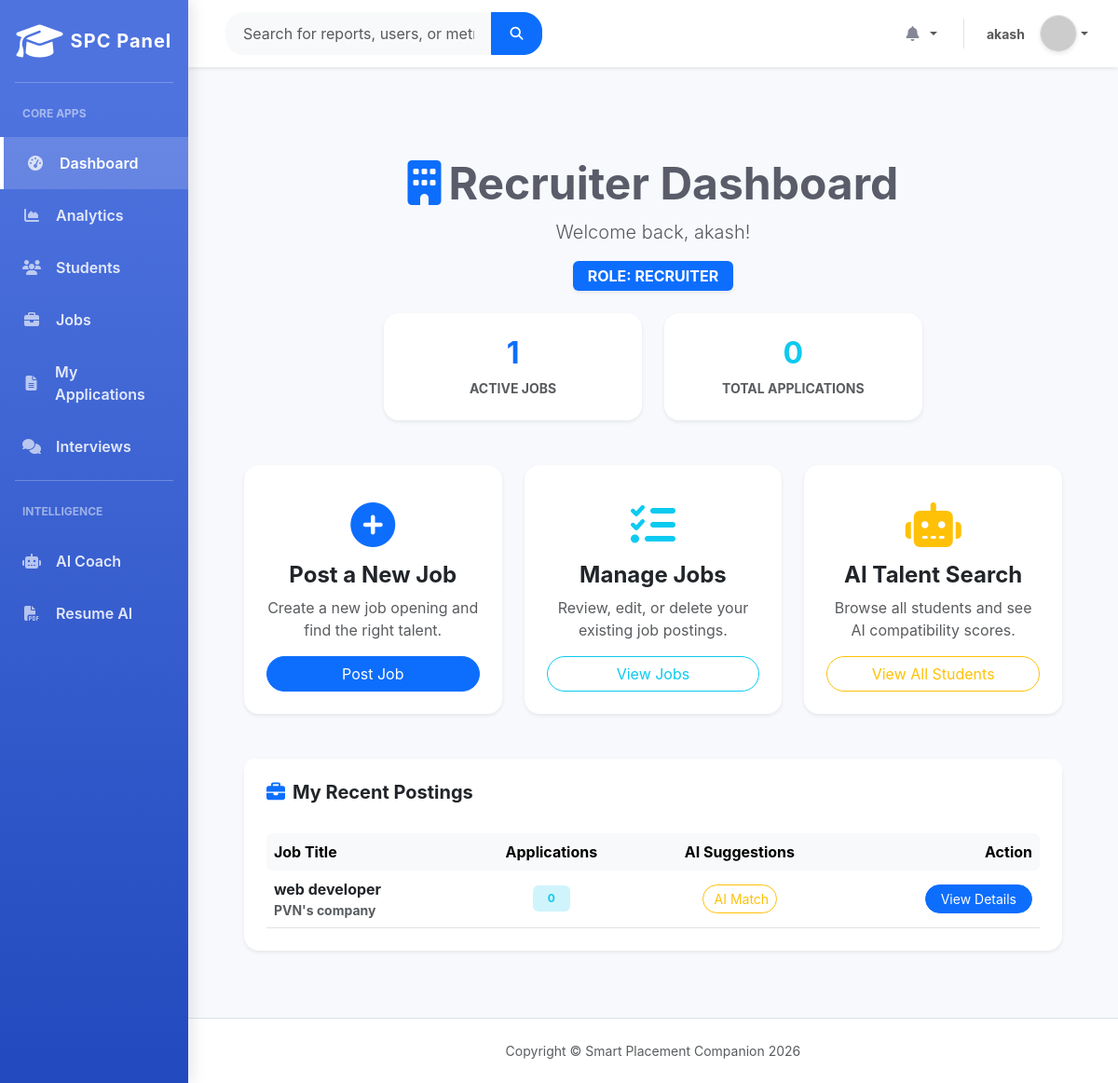
Screenshot of /students/recruiter/dashboard/ (signed in) with the database file from the repository.
### students/models.py (models this page shows, shortened)
class Job(models.Model):
    title = models.CharField(max_length=150)
    company = models.CharField(max_length=150)
    description = models.TextField()
    required_cgpa = models.DecimalField(max_digits=4, decimal_places=2, default=0.00)
    required_skills = models.TextField(help_text="Comma separated skills")
    location = models.CharField(max_length=200, blank=True)
    salary = models.CharField(max_length=100, blank=True)
    deadline = models.DateField()
    created_at = models.DateTimeField(auto_now_add=True)

### students/views.py (the view)
        @login_required
        def wrapper(request, *args, **kwargs):
            if request.user.is_superuser:
                return fn(request, *args, **kwargs)
            if hasattr(request.user, 'profile') and request.user.profile.role in roles:
                return fn(request, *args, **kwargs)
            return HttpResponseForbidden('You do not have permission to view this page.')

### students/models.py (called while the page is built)
    @property
    def unread_notifications_count(self):
        return self.user.notifications.filter(is_read=False).count()

### students/views.py (called while the page is built)
def role_required(*roles):
    def decorator(fn):
        @login_required
        def wrapper(request, *args, **kwargs):
            if request.user.is_superuser:
                return fn(request, *args, **kwargs)
            if hasattr(request.user, 'profile') and request.user.profile.role in roles:
                return fn(request, *args, **kwargs)
            return HttpResponseForbidden('You do not have permission to view this page.')
        return wrapper
    return decorator

@login_required
@role_required('recruiter')
def recruiter_dashboard(request):
    from .models import Job, Application
    total_jobs = Job.objects.count()
    total_applications = Application.objects.count()
    latest_jobs = Job.objects.order_by('-created_at')[:5]
    context = {
        'total_jobs': total_jobs,
        'total_applications': total_applications,
        'latest_jobs': latest_jobs,
    }
    return render(request, 'dashboards/recruiter_dashboard.html', context)

### templates/dashboards/recruiter_dashboard.html (shortened to what this page needs)
{% extends 'base.html' %}
{% block content %}
<div class="container mt-5 fade-in-up">
    <div class="row mb-4">
        <div class="col-md-8 mx-auto text-center">
            <h2 class="display-5 fw-bold"><i class="fa-solid fa-building text-primary me-2"></i>Recruiter Dashboard</h2>
            <p class="lead text-muted">Welcome back, {{ request.user.username }}!</p>
            <span class="badge bg-primary fs-6 py-2 px-3 shadow-sm text-uppercase letter-spacing-1">Role: Recruiter</span>
        </div>
    </div>
    <div class="row g-4 justify-content-center mb-5">
        <div class="col-md-4">
            <div class="card bg-white shadow-sm border-0 rounded-4 p-4 text-center">
                <h2 class="text-primary fw-bold">{{ total_jobs }}</h2>
                <div class="text-muted small text-uppercase fw-bold">Active Jobs</div>
            </div>
        </div>
        <div class="col-md-4">
            <div class="card bg-white shadow-sm border-0 rounded-4 p-4 text-center">
                <h2 class="text-info fw-bold">{{ total_applications }}</h2>
                <div class="text-muted small text-uppercase fw-bold">Total Applications</div>
            </div>
        </div>
    </div>
    <div class="row g-4 justify-content-center">
        <div class="col-md-4">
            <div class="card h-100 shadow-sm border-0 rounded-4 text-center p-4">
                <i class="fa-solid fa-plus-circle text-primary mt-3 mb-3" style="font-size: 3rem;"></i>
                <h4 class="fw-bold">Post a New Job</h4>
                <p class="text-muted">Create a new job opening and find the right talent.</p>
                <a href="{% url 'students:add_job' %}" class="btn btn-primary rounded-pill mt-auto">Post Job</a>
            </div>
        </div>
        <div class="col-md-4">
            <div class="card h-100 shadow-sm border-0 rounded-4 text-center p-4">
                <i class="fa-solid fa-list-check text-info mt-3 mb-3" style="font-size: 3rem;"></i>
                <h4 class="fw-bold">Manage Jobs</h4>
                <p class="text-muted">Review, edit, or delete your existing job postings.</p>
                <a href="{% url 'students:job_list' %}" class="btn btn-outline-info rounded-pill mt-auto">View Jobs</a>
            </div>
        </div>
        <div class="col-md-4">
            <div class="card h-100 shadow-sm border-0 rounded-4 text-center p-4">
                <i class="fa-solid fa-robot text-warning mt-3 mb-3" style="font-size: 3rem;"></i>
                <h4 class="fw-bold">AI Talent Search</h4>
                <p class="text-muted">Browse all students and see AI compatibility scores.</p>
                <a href="{% url 'students:all_students_list' %}" class="btn btn-outline-warning rounded-pill mt-auto">View All Students</a>
            </div>
        </div>
    </div>
    {% if latest_jobs %}
    <div class="row mt-5 mb-5 fade-in-up" style="animation-delay: 0.3s;">
        <div class="col-12">
            <div class="card border-0 shadow-sm rounded-4">
                <div class="card-header bg-white border-0 pt-4 pb-0 px-4">
                    <h5 class="fw-bold text-dark"><i class="fas fa-briefcase text-primary me-2"></i>My Recent Postings</h5>
                </div>
                <div class="card-body p-4">
                    <div class="table-responsive">
                        <table class="table table-hover align-middle mb-0">
                            <thead class="table-light">
                                <tr>
                                    <th class="border-0 rounded-start">Job Title</th>
                                    <th class="border-0 text-center">Applications</th>
                                    <th class="border-0 text-center">AI Suggestions</th>
                                    <th class="border-0 rounded-end text-end">Action</th>
                                </tr>
                            </thead>
                            <tbody>
                                {% for job in latest_jobs %}
                                <tr>
                                    <td class="fw-bold text-dark">
                                        {{ job.title }}
                                        <div class="small text-muted">{{ job.company }}</div>
                                    </td>
                                    <td class="text-center">
                                        <span class="badge bg-info-subtle text-info px-3 py-2">{{ job.applications.count }}</span>
                                    </td>
                                    <td class="text-center">
                                        <a href="{% url 'students:recruiter_job_candidates' job.id %}" class="btn btn-sm btn-outline-warning rounded-pill">
                                            AI Match
                                        </a>
                                    </td>
                                    <td class="text-end">
                                        <a href="{% url 'students:job_detail' job.id %}" class="btn btn-sm btn-primary rounded-pill px-3">View Details</a>
                                    </td>
                                </tr>
                                {% endfor %}
                            </tbody>
                        </table>
                    </div>
                </div>
            </div>
        </div>
    </div>
    {% endif %}
</div>
{% endblock %}

### templates/includes/navbar.html (shortened to what this page needs)
<nav class="navbar navbar-expand w-100 navbar-light bg-white topbar mb-4 static-top shadow-sm px-4 d-flex justify-content-between">
    <form class="d-none d-sm-inline-block form-inline me-auto ms-md-3 my-2 my-md-0 mw-100 navbar-search">
        <div class="input-group">
            <input type="text" class="form-control bg-light border-0 small" placeholder="Search for reports, users, or metrics..." aria-label="Search" style="border-radius: 20px 0 0 20px; padding: 0.6rem 1.2rem;">
            <button class="btn btn-primary" type="button" style="border-radius: 0 20px 20px 0; padding: 0.6rem 1.2rem;">
                <i class="fas fa-search fa-sm"></i>
            </button>
        </div>
    </form>
    <ul class="navbar-nav ms-auto align-items-center">
        <li class="nav-item dropdown no-arrow mx-1">
            <a class="nav-link dropdown-toggle" href="#" id="alertsDropdown" role="button" data-bs-toggle="dropdown">
                <i class="fas fa-bell fa-fw text-gray-400"></i>
            </a>
        </li>
        <li class="nav-item dropdown no-arrow d-flex align-items-center">
            <a class="nav-link dropdown-toggle d-flex align-items-center" href="#" id="userDropdown" role="button" data-bs-toggle="dropdown">
                <span class="me-3 d-none d-lg-inline text-gray-600 small fw-bold">{{ user.username|default:"Active User" }}</span>
                <img class="img-profile rounded-circle shadow-sm border" src="https://ui-avatars.com/api/?name={{ user.username|default:'Active+User' }}&background=4e73df&color=fff&bold=true" style="width: 2.5rem; height: 2.5rem;">
            </a>
        </li>
    </ul>
</nav>

### templates/base.html (style rules this page uses)
:root { --sidebar-width: 250px; --primary-color: #4e73df; --bg-light: #f8f9fc; --text-gray-400: #d1d3e2; --text-gray-800: #5a5c69; }
body { font-family: 'Inter', -apple-system, BlinkMacSystemFont, "Segoe UI", Roboto, "Helvetica Neue", Arial, sans-serif; background-color: var(--bg-light); overflow-x: hidden; color: var(--text-gray-800); }
.text-gray-400 { color: #858796 !important; }
.card { border: none; border-radius: 0.75rem; box-shadow: 0 0.15rem 1.75rem 0 rgba(58, 59, 69, 0.1); transition: transform 0.2s ease-in-out, box-shadow 0.2s ease; }
.card-header { background-color: #f8f9fc; border-bottom: 1px solid #e3e6f0; border-top-left-radius: 0.75rem !important; border-top-right-radius: 0.75rem !important; }

### rows the page displays
Job: title "web developer", company "PVN's company", applications.count "0"

### other values shown
{{ user.username|default:"Active User" }} "akash"
{{ request.user.username }} "akash"
{{ total_jobs }} "1"
{{ total_applications }} "0"
